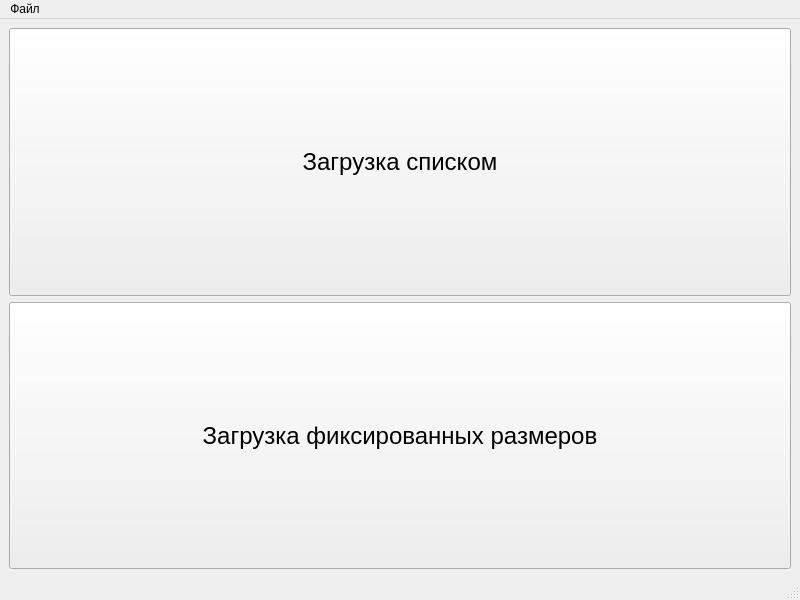
<?xml version="1.0" encoding="UTF-8"?>
<ui version="4.0">
 <class>PIconMakerWnd</class>
 <widget class="QMainWindow" name="PIconMakerWnd">
  <property name="geometry">
   <rect>
    <x>0</x>
    <y>0</y>
    <width>800</width>
    <height>600</height>
   </rect>
  </property>
  <property name="windowTitle">
   <string>PIconMakerWnd</string>
  </property>
  <property name="windowIcon">
   <iconset resource="rsc.qrc">
    <normaloff>:/icons/resources/icons/icon.png</normaloff>:/icons/resources/icons/icon.png</iconset>
  </property>
  <widget class="QWidget" name="centralwidget">
   <layout class="QHBoxLayout" name="horizontalLayout">
    <property name="spacing">
     <number>0</number>
    </property>
    <property name="leftMargin">
     <number>0</number>
    </property>
    <property name="topMargin">
     <number>0</number>
    </property>
    <property name="rightMargin">
     <number>0</number>
    </property>
    <property name="bottomMargin">
     <number>0</number>
    </property>
    <item>
     <widget class="QStackedWidget" name="stackedWidget">
      <widget class="QWidget" name="w_choose">
       <layout class="QVBoxLayout" name="verticalLayout">
        <item>
         <widget class="QPushButton" name="btn_listed">
          <property name="sizePolicy">
           <sizepolicy hsizetype="Expanding" vsizetype="Expanding">
            <horstretch>0</horstretch>
            <verstretch>0</verstretch>
           </sizepolicy>
          </property>
          <property name="font">
           <font>
            <pointsize>18</pointsize>
           </font>
          </property>
          <property name="text">
           <string>Загрузка списком</string>
          </property>
         </widget>
        </item>
        <item>
         <widget class="QPushButton" name="btn_scaled">
          <property name="sizePolicy">
           <sizepolicy hsizetype="Expanding" vsizetype="Expanding">
            <horstretch>0</horstretch>
            <verstretch>0</verstretch>
           </sizepolicy>
          </property>
          <property name="font">
           <font>
            <pointsize>18</pointsize>
           </font>
          </property>
          <property name="text">
           <string>Загрузка фиксированных размеров</string>
          </property>
         </widget>
        </item>
       </layout>
      </widget>
      <widget class="ListedWidget" name="w_listed"/>
      <widget class="ScaledWidget" name="w_scaled"/>
     </widget>
    </item>
   </layout>
  </widget>
  <widget class="QMenuBar" name="menubar">
   <property name="geometry">
    <rect>
     <x>0</x>
     <y>0</y>
     <width>800</width>
     <height>23</height>
    </rect>
   </property>
   <widget class="QMenu" name="menu">
    <property name="title">
     <string>Файл</string>
    </property>
    <addaction name="act_open"/>
    <addaction name="act_save"/>
    <addaction name="act_clear"/>
   </widget>
   <addaction name="menu"/>
  </widget>
  <widget class="QStatusBar" name="statusbar"/>
  <action name="act_open">
   <property name="text">
    <string>Открыть</string>
   </property>
   <property name="shortcut">
    <string>Ctrl+O</string>
   </property>
  </action>
  <action name="act_save">
   <property name="text">
    <string>Сохранить</string>
   </property>
   <property name="shortcut">
    <string>Ctrl+S</string>
   </property>
  </action>
  <action name="act_clear">
   <property name="text">
    <string>Очистить</string>
   </property>
   <property name="shortcut">
    <string>Ctrl+Alt+C</string>
   </property>
  </action>
  <action name="act_exit">
   <property name="text">
    <string>Выход</string>
   </property>
   <property name="shortcut">
    <string>Alt+E</string>
   </property>
   <property name="menuRole">
    <enum>QAction::QuitRole</enum>
   </property>
  </action>
  <action name="act_about">
   <property name="text">
    <string>О программе</string>
   </property>
   <property name="shortcut">
    <string>Ctrl+A</string>
   </property>
   <property name="menuRole">
    <enum>QAction::AboutRole</enum>
   </property>
  </action>
 </widget>
 <customwidgets>
  <customwidget>
   <class>ListedWidget</class>
   <extends>QWidget</extends>
   <header>listed_widget.h</header>
   <container>1</container>
  </customwidget>
  <customwidget>
   <class>ScaledWidget</class>
   <extends>QWidget</extends>
   <header>scaled_widget.h</header>
   <container>1</container>
  </customwidget>
 </customwidgets>
 <resources>
  <include location="rsc.qrc"/>
 </resources>
 <connections/>
</ui>
